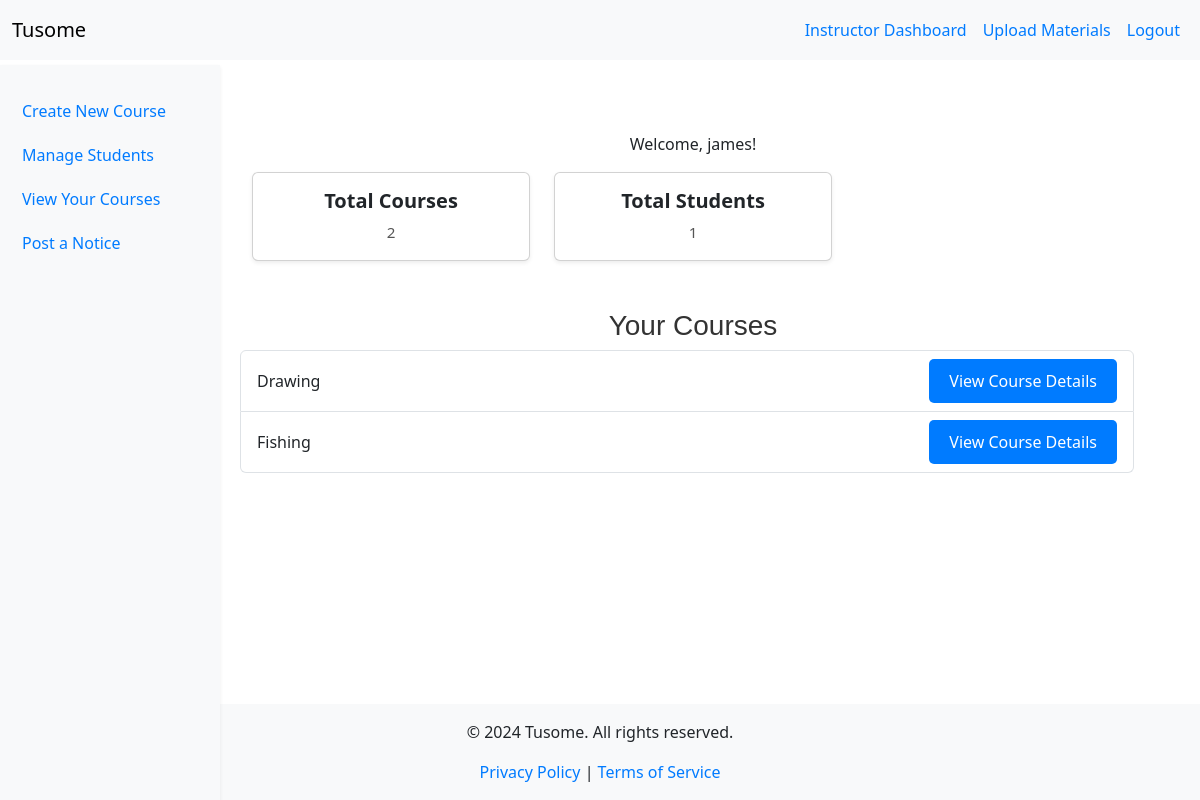
The app's page /instructor_dashboard (signed in) with its own data.
### models.py (models this page shows, shortened)
class User(UserMixin, db.Model):
    id = db.Column(db.Integer, primary_key=True)
    username = db.Column(db.String(150), unique=True, nullable=False)
    password = db.Column(db.String(150), nullable=False)
    role = db.Column(db.Enum(RoleEnum), nullable=False)  # Using Enum for roles
    instructor = db.relationship('Instructor', back_populates='user', uselist=False)
    student = db.relationship('Student', back_populates='user', uselist=False)

class Course(db.Model):
    id = db.Column(db.Integer, primary_key=True)
    title = db.Column(db.String(200), nullable=False)
    description = db.Column(db.Text, nullable=False)
    is_featured = db.Column(db.Boolean, default=False)
    instructor_id = db.Column(db.Integer, db.ForeignKey('instructor.id'), nullable=False)
    instructor = db.relationship('Instructor', back_populates='courses')
    lessons = db.relationship('Lesson', back_populates='course', lazy=True)
    quizzes = db.relationship('Quiz', back_populates='course', lazy=True)
    materials = db.relationship('CourseMaterial', back_populates='course', lazy=True)
    enrollments = db.relationship('Enrollment', back_populates='course', lazy=True)
    submissions = db.relationship('Submission', back_populates='course', lazy=True)

### app.py (the view)
@app.route('/instructor_dashboard')
@role_required(RoleEnum.INSTRUCTOR)
def instructor_dashboard():
    instructor = current_user.instructor  # This should now work correctly
    total_courses = Course.query.filter_by(instructor_id=instructor.id).count()
    total_students = Student.query.join(Enrollment).join(Course).filter(Course.instructor_id == instructor.id).distinct().count()
    pending_assignments = Quiz.query.filter_by(status='pending').count()
    courses = instructor.courses  # Fetch all courses associated with the instructor
    return render_template('instructor_dashboard.html',
                           total_courses=total_courses,
                           total_students=total_students,
                           pending_assignments=pending_assignments,
                           courses=courses)

### app.py (called while the page is built)
@app.context_processor
def inject_current_year():
    return {'current_year': datetime.utcnow().year}

@login_manager.user_loader
def load_user(user_id):
    return User.query.get(int(user_id))

@app.context_processor
def inject_roleenum():
    return dict(RoleEnum=RoleEnum)

def role_required(role):
    def decorator(f):
        @wraps(f)
        @login_required  # Ensure the user is logged in
        def decorated_function(*args, **kwargs):
            if current_user.role != role:
                flash('Access denied.', 'danger')
                return redirect(url_for('index'))
            return f(*args, **kwargs)
        return decorated_function
    return decorator

### templates/instructor_dashboard.html
{% extends "base.html" %}
{% block content %}
<div class="container-fluid mt-5">
    <div class="row">
        <nav class="col-md-3 col-lg-2 d-md-block bg-light sidebar shadow-sm" style="position: fixed; top: 0; bottom: 0; left: 0;">
            <div class="position-sticky">
                <ul class="nav flex-column mt-4">
                    <li class="nav-item">
                        <a class="nav-link active" href="{{ url_for('create_course') }}">
                            Create New Course
                        </a>
                    </li>
                    <li class="nav-item">
                        <a class="nav-link" href="{{ url_for('manage_students') }}">
                            Manage Students
                        </a>
                    </li>
                    <li class="nav-item">
                        <a class="nav-link" href="{{ url_for('view_courses') }}">
                            View Your Courses
                        </a>
                    </li>
                    <li class="nav-item">
                        <a class="nav-link" href="{{ url_for('post_notice') }}">
                            Post a Notice
                        </a>
                    </li>
                </ul>
            </div>
        </nav>
        <main class="col-md-9 ms-sm-auto col-lg-10 px-md-4 offset-lg-2" style="margin-left: 220px;">
            <p class="text-center">Welcome, {{ current_user.username }}!</p>
            <div class="row text-center mb-5">
                <div class="col-md-4">
                    <div class="card shadow-sm">
                        <div class="card-body">
                            <h5 class="card-title">Total Courses</h5>
                            <p class="card-text">{{ total_courses }}</p>
                        </div>
                    </div>
                </div>
                <div class="col-md-4">
                    <div class="card shadow-sm">
                        <div class="card-body">
                            <h5 class="card-title">Total Students</h5>
                            <p class="card-text">{{ total_students }}</p>
                        </div>
                    </div>
                </div>
            </div>
            <div class="row text-center mb-5">
                <h3>Your Courses</h3>
                <ul class="list-group">
                    {% for course in courses %}
                    <li class="list-group-item d-flex justify-content-between align-items-center">
                        <span>{{ course.title }}</span>
                        <a href="{{ url_for('course_details', course_id=course.id) }}" class="btn btn-primary">View Course Details</a>
                    </li>
                    {% endfor %}
                </ul>
            </div>
        </main>
    </div>
</div>
{% endblock %}

### static/css/style.css (style rules this page uses)
.btn { padding: 10px 20px; border: none; border-radius: 5px; color: white; background-color: #007BFF; text-decoration: none; display: inline-block; transition: background-color 0.3s; }
h1, h2, h3 { color: #333; font-family: 'Arial', sans-serif; }
a { color: #007BFF; text-decoration: none; }
.nav-link { padding: 10px; color: #007BFF; transition: color 0.3s; }
.card-title { font-size: 1.25rem; font-weight: bold; }
.card-text { font-size: 0.95rem; color: #555; }
.btn-primary { background-color: #007BFF; border-color: #007BFF; }
html, body { height: 100%; margin: 0; }
body { display: flex; flex-direction: column; }
.sidebar { width: 220px; height: 100vh; background-color: #f8f9fa; margin-top: 65px; }

### templates/base.html (style rules this page uses)
html, body { height: 100%; margin: 0; }
body { display: flex; flex-direction: column; }

### records on screen
User: username "james"
Course: title "Drawing"
Course: title "Fishing"

### other values on screen
{{ total_courses }} "2"
{{ total_students }} "1"
